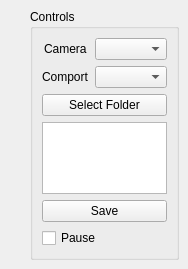
<?xml version="1.0" encoding="UTF-8"?>
<ui version="4.0">
 <class>MainWindow</class>
 <widget class="QMainWindow" name="MainWindow">
  <property name="geometry">
   <rect>
    <x>0</x>
    <y>0</y>
    <width>188</width>
    <height>256</height>
   </rect>
  </property>
  <property name="sizePolicy">
   <sizepolicy hsizetype="MinimumExpanding" vsizetype="MinimumExpanding">
    <horstretch>0</horstretch>
    <verstretch>0</verstretch>
   </sizepolicy>
  </property>
  <property name="windowTitle">
   <string>EyeGore</string>
  </property>
  <widget class="QWidget" name="centralWidget">
   <property name="sizePolicy">
    <sizepolicy hsizetype="MinimumExpanding" vsizetype="MinimumExpanding">
     <horstretch>0</horstretch>
     <verstretch>0</verstretch>
    </sizepolicy>
   </property>
   <layout class="QHBoxLayout" name="horizontalLayout">
    <item>
     <widget class="WebCamView" name="CameraView" native="true">
      <property name="sizePolicy">
       <sizepolicy hsizetype="MinimumExpanding" vsizetype="MinimumExpanding">
        <horstretch>0</horstretch>
        <verstretch>0</verstretch>
       </sizepolicy>
      </property>
      <property name="baseSize">
       <size>
        <width>100</width>
        <height>100</height>
       </size>
      </property>
     </widget>
    </item>
    <item alignment="Qt::AlignLeft">
     <widget class="QGroupBox" name="groupBox">
      <property name="sizePolicy">
       <sizepolicy hsizetype="Minimum" vsizetype="Minimum">
        <horstretch>0</horstretch>
        <verstretch>0</verstretch>
       </sizepolicy>
      </property>
      <property name="title">
       <string>Controls</string>
      </property>
      <layout class="QFormLayout" name="formLayout">
       <property name="labelAlignment">
        <set>Qt::AlignCenter</set>
       </property>
       <item row="1" column="0">
        <widget class="QLabel" name="label_Camera">
         <property name="sizePolicy">
          <sizepolicy hsizetype="MinimumExpanding" vsizetype="Minimum">
           <horstretch>0</horstretch>
           <verstretch>0</verstretch>
          </sizepolicy>
         </property>
         <property name="text">
          <string>Camera</string>
         </property>
        </widget>
       </item>
       <item row="1" column="1">
        <widget class="QComboBox" name="comboBoxCameraSelect"/>
       </item>
       <item row="3" column="0">
        <widget class="QLabel" name="label_Comport">
         <property name="text">
          <string>Comport</string>
         </property>
        </widget>
       </item>
       <item row="3" column="1">
        <widget class="QComboBox" name="comboBoxComport"/>
       </item>
       <item row="7" column="0" colspan="2">
        <widget class="QPushButton" name="pushButtonSave">
         <property name="sizePolicy">
          <sizepolicy hsizetype="MinimumExpanding" vsizetype="Fixed">
           <horstretch>1</horstretch>
           <verstretch>0</verstretch>
          </sizepolicy>
         </property>
         <property name="text">
          <string>Save</string>
         </property>
        </widget>
       </item>
       <item row="9" column="0" colspan="2">
        <widget class="QCheckBox" name="checkBoxPause">
         <property name="sizePolicy">
          <sizepolicy hsizetype="MinimumExpanding" vsizetype="Fixed">
           <horstretch>1</horstretch>
           <verstretch>0</verstretch>
          </sizepolicy>
         </property>
         <property name="text">
          <string>Pause</string>
         </property>
        </widget>
       </item>
       <item row="5" column="0" colspan="2">
        <widget class="QPushButton" name="pushButtonSelectFolder">
         <property name="sizePolicy">
          <sizepolicy hsizetype="MinimumExpanding" vsizetype="Fixed">
           <horstretch>1</horstretch>
           <verstretch>0</verstretch>
          </sizepolicy>
         </property>
         <property name="text">
          <string>Select Folder</string>
         </property>
         <property name="flat">
          <bool>false</bool>
         </property>
        </widget>
       </item>
       <item row="6" column="0" colspan="2">
        <widget class="QPlainTextEdit" name="plainText_FolderName">
         <property name="enabled">
          <bool>true</bool>
         </property>
         <property name="sizePolicy">
          <sizepolicy hsizetype="MinimumExpanding" vsizetype="MinimumExpanding">
           <horstretch>1</horstretch>
           <verstretch>0</verstretch>
          </sizepolicy>
         </property>
         <property name="acceptDrops">
          <bool>false</bool>
         </property>
         <property name="styleSheet">
          <string notr="true">color: rgb(0, 0, 0);</string>
         </property>
         <property name="sizeAdjustPolicy">
          <enum>QAbstractScrollArea::AdjustToContents</enum>
         </property>
         <property name="readOnly">
          <bool>true</bool>
         </property>
        </widget>
       </item>
      </layout>
     </widget>
    </item>
   </layout>
  </widget>
 </widget>
 <customwidgets>
  <customwidget>
   <class>WebCamView</class>
   <extends>QWidget</extends>
   <header location="global">Forms.WebCamView</header>
   <container>1</container>
  </customwidget>
 </customwidgets>
 <resources/>
 <connections/>
</ui>
